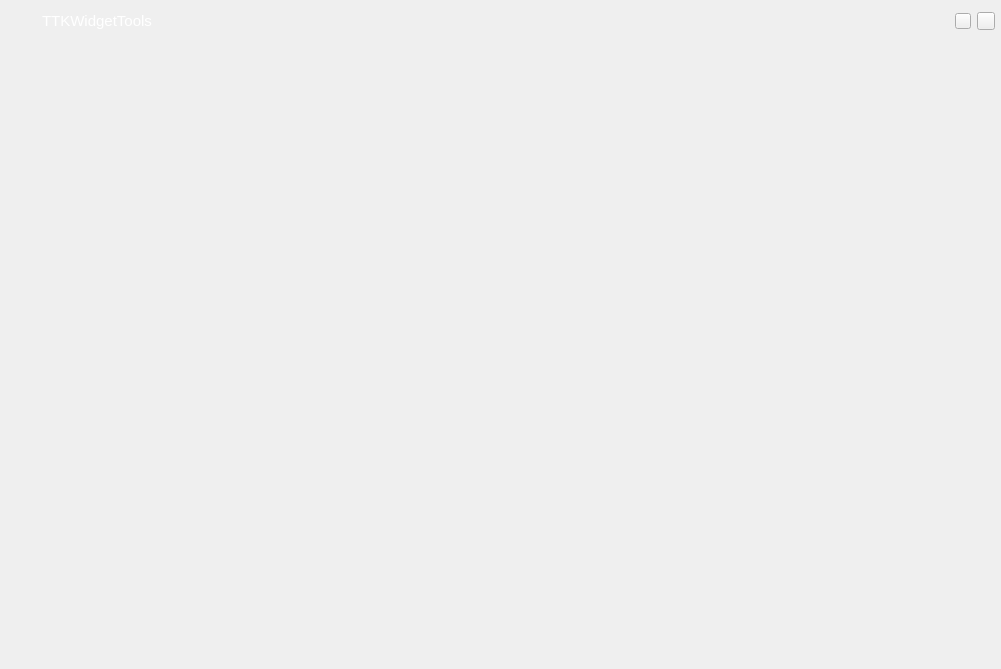
<?xml version="1.0" encoding="UTF-8"?>
<ui version="4.0">
 <class>TTKToolsApplication</class>
 <widget class="QWidget" name="TTKToolsApplication">
  <property name="geometry">
   <rect>
    <x>0</x>
    <y>0</y>
    <width>1001</width>
    <height>669</height>
   </rect>
  </property>
  <property name="windowTitle">
   <string>TTKWidgetTools</string>
  </property>
  <property name="windowIcon">
   <iconset resource="../TTKQrc/WidgetTools.qrc">
    <normaloff>:/image/lb_app_logo</normaloff>:/image/lb_app_logo</iconset>
  </property>
  <layout class="QVBoxLayout" name="mainWidgetLayout">
   <property name="spacing">
    <number>0</number>
   </property>
   <property name="leftMargin">
    <number>0</number>
   </property>
   <property name="topMargin">
    <number>0</number>
   </property>
   <property name="rightMargin">
    <number>0</number>
   </property>
   <property name="bottomMargin">
    <number>0</number>
   </property>
   <item>
    <widget class="QLabel" name="background">
     <property name="pixmap">
      <pixmap resource="../TTKQrc/WidgetTools.qrc">:/image/lb_background</pixmap>
     </property>
     <property name="scaledContents">
      <bool>true</bool>
     </property>
     <layout class="QVBoxLayout" name="backgroundLayout">
      <property name="spacing">
       <number>0</number>
      </property>
      <property name="leftMargin">
       <number>1</number>
      </property>
      <property name="topMargin">
       <number>1</number>
      </property>
      <property name="rightMargin">
       <number>1</number>
      </property>
      <property name="bottomMargin">
       <number>1</number>
      </property>
      <item>
       <widget class="QWidget" name="topWidget" native="true">
        <property name="minimumSize">
         <size>
          <width>0</width>
          <height>40</height>
         </size>
        </property>
        <property name="maximumSize">
         <size>
          <width>16777215</width>
          <height>40</height>
         </size>
        </property>
        <layout class="QHBoxLayout" name="horizontalLayout">
         <property name="leftMargin">
          <number>5</number>
         </property>
         <property name="topMargin">
          <number>0</number>
         </property>
         <property name="rightMargin">
          <number>5</number>
         </property>
         <property name="bottomMargin">
          <number>0</number>
         </property>
         <item>
          <widget class="QLabel" name="label">
           <property name="minimumSize">
            <size>
             <width>30</width>
             <height>30</height>
            </size>
           </property>
           <property name="maximumSize">
            <size>
             <width>30</width>
             <height>30</height>
            </size>
           </property>
           <property name="text">
            <string/>
           </property>
           <property name="pixmap">
            <pixmap resource="../TTKQrc/WidgetTools.qrc">:/image/lb_app_logo</pixmap>
           </property>
           <property name="scaledContents">
            <bool>true</bool>
           </property>
          </widget>
         </item>
         <item>
          <widget class="QLabel" name="labelName">
           <property name="styleSheet">
            <string notr="true">color:white;font-size:15px;</string>
           </property>
           <property name="text">
            <string>TTKWidgetTools</string>
           </property>
          </widget>
         </item>
         <item>
          <spacer name="horizontalSpacer">
           <property name="orientation">
            <enum>Qt::Horizontal</enum>
           </property>
           <property name="sizeHint" stdset="0">
            <size>
             <width>40</width>
             <height>20</height>
            </size>
           </property>
          </spacer>
         </item>
         <item>
          <widget class="QToolButton" name="minimization">
           <property name="minimumSize">
            <size>
             <width>16</width>
             <height>16</height>
            </size>
           </property>
           <property name="maximumSize">
            <size>
             <width>16</width>
             <height>16</height>
            </size>
           </property>
           <property name="text">
            <string/>
           </property>
          </widget>
         </item>
         <item>
          <widget class="QToolButton" name="windowClose">
           <property name="minimumSize">
            <size>
             <width>18</width>
             <height>18</height>
            </size>
           </property>
           <property name="maximumSize">
            <size>
             <width>18</width>
             <height>18</height>
            </size>
           </property>
           <property name="text">
            <string/>
           </property>
          </widget>
         </item>
        </layout>
       </widget>
      </item>
      <item>
       <widget class="TTKBackgroundWidget" name="centerWidget" native="true">
        <layout class="QHBoxLayout" name="horizontalLayout_2">
         <property name="spacing">
          <number>0</number>
         </property>
         <property name="leftMargin">
          <number>4</number>
         </property>
         <property name="topMargin">
          <number>4</number>
         </property>
         <property name="rightMargin">
          <number>4</number>
         </property>
         <property name="bottomMargin">
          <number>4</number>
         </property>
         <item>
          <widget class="TTKFunctionToolBoxWidget" name="functionListWidget" native="true">
           <property name="minimumSize">
            <size>
             <width>280</width>
             <height>0</height>
            </size>
           </property>
           <property name="maximumSize">
            <size>
             <width>280</width>
             <height>16777215</height>
            </size>
           </property>
          </widget>
         </item>
         <item>
          <widget class="QSplitter" name="widget">
           <property name="lineWidth">
            <number>1</number>
           </property>
           <property name="orientation">
            <enum>Qt::Horizontal</enum>
           </property>
           <property name="handleWidth">
            <number>1</number>
           </property>
           <widget class="TTKBackgroundContainer" name="containerWidget" native="true"/>
           <widget class="TTKPropertyContainWidget" name="propertyWidget" native="true">
            <property name="minimumSize">
             <size>
              <width>280</width>
              <height>0</height>
             </size>
            </property>
            <property name="maximumSize">
             <size>
              <width>16777215</width>
              <height>16777215</height>
             </size>
            </property>
           </widget>
          </widget>
         </item>
        </layout>
       </widget>
      </item>
     </layout>
    </widget>
   </item>
  </layout>
 </widget>
 <layoutdefault spacing="6" margin="11"/>
 <customwidgets>
  <customwidget>
   <class>TTKFunctionToolBoxWidget</class>
   <extends>QWidget</extends>
   <header>ttkfunctiontoolboxwidget.h</header>
   <container>1</container>
  </customwidget>
  <customwidget>
   <class>TTKBackgroundContainer</class>
   <extends>QWidget</extends>
   <header>ttkbackgroundcontainer.h</header>
   <container>1</container>
  </customwidget>
  <customwidget>
   <class>TTKPropertyContainWidget</class>
   <extends>QWidget</extends>
   <header>ttkpropertycontainwidget.h</header>
   <container>1</container>
  </customwidget>
  <customwidget>
   <class>TTKBackgroundWidget</class>
   <extends>QWidget</extends>
   <header>ttkbackgroundwidget.h</header>
   <container>1</container>
  </customwidget>
 </customwidgets>
 <resources>
  <include location="../TTKQrc/WidgetTools.qrc"/>
 </resources>
 <connections/>
</ui>
